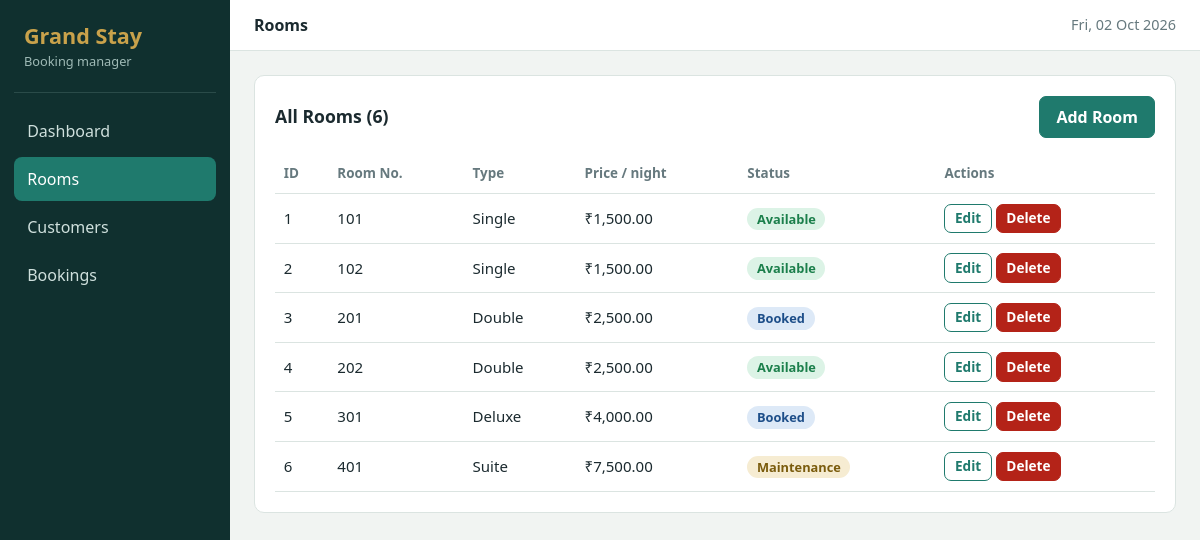
The page / on the database its author committed.
### tables this page shows
CREATE TABLE IF NOT EXISTS rooms (
  room_id INT AUTO_INCREMENT PRIMARY KEY,
  room_number VARCHAR(10) NOT NULL UNIQUE,
  room_type VARCHAR(50) NOT NULL,
  price DECIMAL(10,2) NOT NULL,
  status VARCHAR(20) DEFAULT 'Available'
);

### config.php (called while the page is built, shortened)
<?php
function e($s) { return htmlspecialchars((string)$s, ENT_QUOTES, 'UTF-8'); }

### index.php (the view)
<?php require __DIR__.'/../config.php'; $root = '../'; $section = 'rooms'; $title = 'Rooms';
$rows = $pdo->query("SELECT * FROM rooms ORDER BY room_number")->fetchAll();
include __DIR__.'/../includes/header.php'; ?>
<section class="card"><div class="head"><h2>All Rooms (<?= count($rows) ?>)</h2><a class="btn" href="add.php">Add Room</a></div>
<?php if (!$rows): ?><p class="empty">No rooms yet.</p><?php else: ?><div class="scroll"><table>
<thead><tr><th>ID</th><th>Room No.</th><th>Type</th><th>Price / night</th><th>Status</th><th>Actions</th></tr></thead><tbody>
<?php foreach ($rows as $r): ?><tr><td><?= $r['room_id'] ?></td><td><?= e($r['room_number']) ?></td><td><?= e($r['room_type']) ?></td><td>&#8377;<?= number_format($r['price'], 2) ?></td>
<td><span class="badge <?= strtolower(e($r['status'])) ?>"><?= e($r['status']) ?></span></td>
<td class="act"><a class="btn sm ghost" href="edit.php?id=<?= $r['room_id'] ?>">Edit</a>
<form method="post" action="delete.php" data-confirm="Delete room <?= e($r['room_number']) ?>?"><input type="hidden" name="id" value="<?= $r['room_id'] ?>"><button class="btn sm danger">Delete</button></form></td></tr><?php endforeach; ?>
</tbody></table></div><?php endif; ?></section>
<?php include __DIR__.'/../includes/footer.php'; ?>

### header.php (shortened to what this page needs)
<?php
$root = $root ?? ''; $section = $section ?? ''; $f = flash();
$nav = ['dash'=>['index.php','Dashboard'],'rooms'=>['rooms/index.php','Rooms'],'customers'=>['customers/index.php','Customers'],'bookings'=>['bookings/index.php','Bookings']];
?><!DOCTYPE html>
<html lang="en"><head><meta charset="UTF-8">
<link rel="stylesheet" href="<?= $root ?>assets/css/style.css"></head><body>
<aside class="side" id="side">
  <div class="logo">Grand Stay<small>Booking manager</small></div>
  <nav><?php foreach ($nav as $k => [$u, $l]): ?><a href="<?= $root.$u ?>" class="<?= $section===$k?'on':'' ?>"><?= $l ?></a><?php endforeach; ?></nav>
</aside>
<div class="main">
<header class="topbar"><button id="toggle" aria-label="Menu">&#9776;</button><strong><?= e($title ?? '') ?></strong><span><?= date('D, d M Y') ?></span></header>
<div class="content">

### footer.php (shortened to what this page needs)
</div></div>
</body></html>

### style.css (style rules this page uses)
:root { --bg:#f1f4f2;--ink:#1b2a2f;--muted:#66797e;--line:#dbe4e1;--side:#10302f;--brand:#1f7a6d;--brand-d:#165e54;--gold:#c9a24b;--ok:#1b7f4b;--danger:#b42318;--r:10px }
* { box-sizing:border-box }
body { margin:0;background:var(--bg);color:var(--ink);font:16px/1.5 "Segoe UI",system-ui,sans-serif }
a { color:var(--brand) }
.side { position:fixed;inset:0 auto 0 0;width:230px;background:var(--side);color:#fff;padding:1.25rem .9rem;z-index:10;transition:transform .2s }
.logo { font-size:1.35rem;font-weight:700;padding:0 .6rem 1.25rem;border-bottom:1px solid #2a4b49;margin-bottom:1rem;color:var(--gold) }
.logo small { display:block;font-size:.8rem;font-weight:400;color:#9fbab6 }
.side nav a { display:block;color:#cfe0dd;text-decoration:none;padding:.65rem .8rem;border-radius:8px;margin-bottom:.2rem }
.side nav a.on { background:var(--brand);color:#fff }
.main { margin-left:230px }
.topbar { background:#fff;border-bottom:1px solid var(--line);display:flex;align-items:center;gap:1rem;padding:.8rem 1.5rem;position:sticky;top:0;z-index:5 }
.topbar span { margin-left:auto;color:var(--muted);font-size:.9rem }
.content { padding:1.5rem;max-width:1250px }
.card { background:#fff;border:1px solid var(--line);border-radius:var(--r);padding:1.25rem }
.head { display:flex;justify-content:space-between;align-items:center;gap:1rem;margin-bottom:1rem;flex-wrap:wrap }
h2 { font-size:1.1rem;margin:0 0 .9rem }
.head h2 { margin:0 }
.btn { background:var(--brand);color:#fff;border:1px solid var(--brand);padding:.5rem 1rem;border-radius:7px;font:inherit;font-weight:600;cursor:pointer;text-decoration:none;display:inline-block }
.btn.ghost { background:#fff;color:var(--brand) }
.btn.danger { background:var(--danger);border-color:var(--danger) }
.btn.sm { padding:.22rem .6rem;font-size:.85rem }
.scroll { overflow-x:auto }
table { width:100%;border-collapse:collapse;font-size:.94rem }
th,td { text-align:left;padding:.6rem .55rem;border-bottom:1px solid var(--line);vertical-align:middle }
th { color:var(--muted);font-size:.84rem;font-weight:600;white-space:nowrap }
.act { white-space:nowrap }
.act form { display:inline }
.badge { padding:.15rem .6rem;border-radius:99px;font-size:.8rem;font-weight:600 }
.badge.available,.badge.completed { background:#dcf3e6;color:var(--ok) }
.badge.booked { background:#dde9f7;color:#1d4e89 }
.badge.maintenance { background:#f6ecd2;color:#7a5b0c }

### rows shown on the page
rooms: room_id "1", room_number "101", room_type "Single", price "1,500.00", status "Available"
rooms: room_id "2", room_number "102", room_type "Single", price "1,500.00", status "Available"
rooms: room_id "3", room_number "201", room_type "Double", price "2,500.00", status "Booked"
rooms: room_id "4", room_number "202", room_type "Double", price "2,500.00", status "Available"
rooms: room_id "5", room_number "301", room_type "Deluxe", price "4,000.00", status "Booked"
rooms: room_id "6", room_number "401", room_type "Suite", price "7,500.00", status "Maintenance"

### other values the page prints
$l "Dashboard"
$l "Rooms"
$l "Customers"
$l "Bookings"
$title "Rooms"
count($rows) "6"
